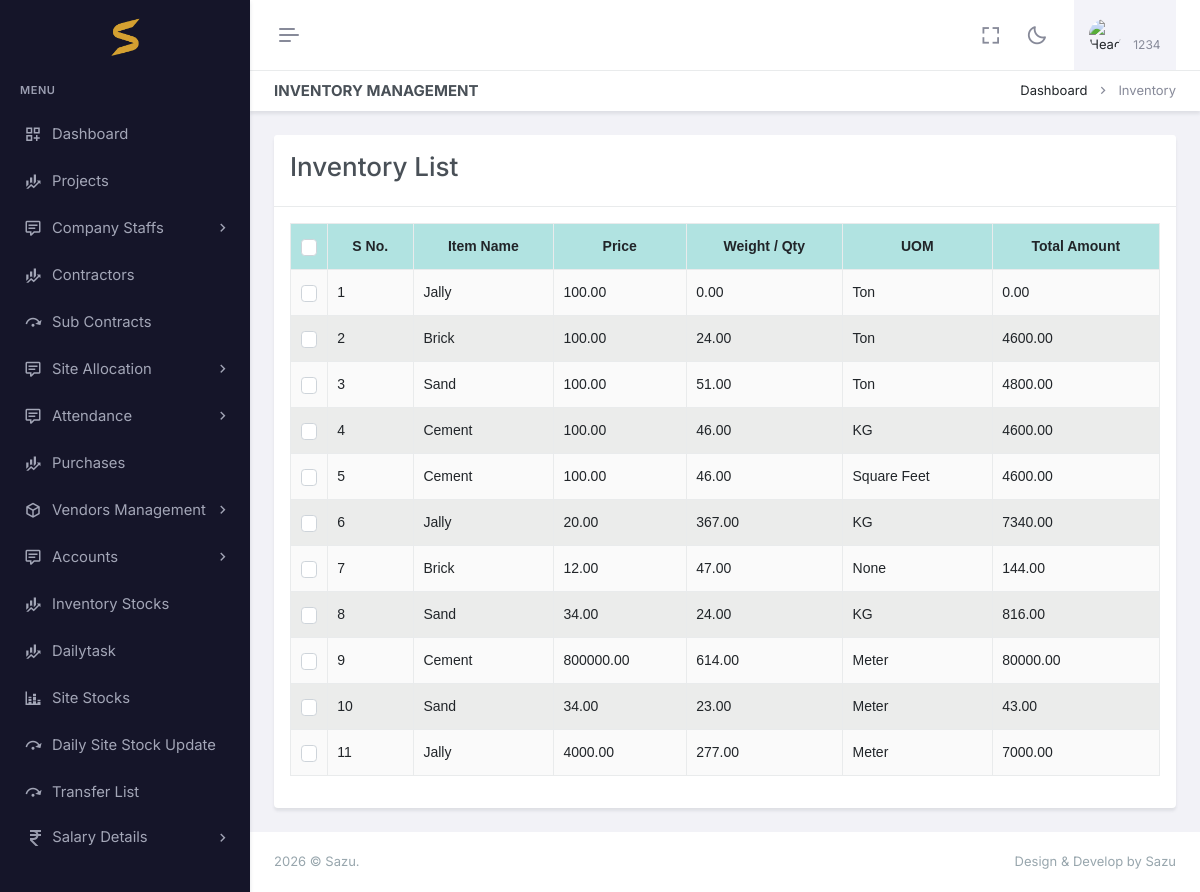
/inventory/ (signed in), run on the app's committed database.
### app/auth_models.py (models this page shows, shortened)
class CustomUser(AbstractBaseUser, PermissionsMixin):
    email=models.EmailField(null=True, blank=True,unique=True)
    image = models.ImageField(upload_to='profile_images/', null=True, blank=True)
    name = models.CharField(max_length=255)
    phone_number = models.CharField(max_length=10, unique=True)
    pin = models.CharField(max_length=6, null=True, blank=True)
    is_active = models.BooleanField(default=True)
    admin = models.BooleanField(default=False)
    is_employee = models.BooleanField(default=False)
    is_owner=models.BooleanField(default=False)
    created_at =models.DateField(auto_now_add=True)
    is_staff = models.BooleanField(default=False)
    is_superuser = models.BooleanField(default=False)
    otp = models.CharField(max_length=6, null=True, blank=True)
    created_at =models.DateField(auto_now_add=True)
    proof=models.FileField(upload_to="proof/", null=True, blank=True)
    USERNAME_FIELD = 'phone_number'
    REQUIRED_FIELDS = ['name']
    disable = models.BooleanField(default=False)
    objects = CustomUserManager()
    @property
    def company(self):
        print(self.is_employee)
        if self.admin:
            return self.company_set.all().last()
        if self.is_employee:
            if self.employee_set.all():
                return self.employee_set.all().last().company
        return None

### app/models.py (models this page shows, shortened)
class InventoryStock(models.Model):
    company=models.ForeignKey(Company,related_name='inventory_stocks', on_delete=models.CASCADE,null=True,blank=True)
    item=models.ForeignKey(MaterialLibrary, on_delete=models.CASCADE,null=True,blank=True)
    name= models.CharField(max_length=255,null=True,blank=True)
    total_supplied_qty=models.DecimalField(max_digits=10, decimal_places=2, default=0.0)
    qty=models.DecimalField(max_digits=10, decimal_places=2, default=0.0)    #add  with purchase qty
    price=models.DecimalField(max_digits=10, decimal_places=2, default=0.0)
    unit=models.ForeignKey(Uom, on_delete=models.CASCADE,null=True,blank=True)
    total_amount=models.DecimalField(max_digits=10, decimal_places=2, default=0.0)
    taken_qty = models.DecimalField(max_digits=10, decimal_places=2, default=0.0)
    date = models.DateField(auto_now_add=True, null=True, blank=True)

class MaterialLibrary(models.Model):
    company=models.ForeignKey(Company, on_delete=models.CASCADE,null=True,blank=True)
    item=models.CharField(max_length=100,null=True,blank=True)
    unit=models.ForeignKey(Uom, on_delete=models.CASCADE,null=True,blank=True)
    price=models.DecimalField(max_digits=10, decimal_places=2, default=0.0)
    date = models.DateField(auto_now_add=True, null=True, blank=True)
    def __str__(self):
        return self.item
    class Meta:
        unique_together = ('item', 'company', 'unit')

class Uom(models.Model):
    company=models.ForeignKey(Company, on_delete=models.CASCADE,null=True,blank=True)
    name=models.CharField(max_length=50)
    date = models.DateField(auto_now_add=True, null=True, blank=True)
    def __str__(self):
        return self.name

### app/api.py (the view)
# urls.py: path('inventory/',api.inventory, name="inventory"),
@login_required(login_url='login')
def inventory(request):  #change name
    user=request.user
    allow,msg= check_user(request,InventoryStock,instance=False)  # CHANGE model
    if not allow:
         context ={"unauthorized":msg}
         return render(request,"login.html",context)
    querysets = InventoryStock.objects.filter(company=request.user.company).order_by("-id")   #change query
    queryset,pages,search =customPagination(request,InventoryStock,querysets)    #change, model
    context= {'queryset': queryset,"location":"purchase","pages" :pages,"search":search}   #change location name
    return render(request,"inventory.html",context)    #change template name

### app/context_processors.py (called while the page is built)
def my_env_var(request):
    return {
        'my_env_var': settings.JS_ENV
    }

### app/utils.py (called while the page is built)
def customPagination(request,Klass,queryset,serializer_class=None):
    search_query = request.GET.get('search',"")
    if search_query:
        search_filters = Q()
        for field in Klass._meta.fields:
            if field.get_internal_type() in ['CharField', 'TextField']:
                search_filters |= Q(**{f'{field.name}__icontains': search_query})
        queryset = queryset.filter(search_filters)
    paginator = Paginator(queryset, PAGE_SIZE)
    page_number = request.GET.get('page')
    page_obj = paginator.get_page(page_number)
    pages =paginator.num_pages
    obj =page_obj.object_list
    if serializer_class:
            queryjs =  (serializer_class(obj,many=True).data)
            print(queryjs)
    return page_obj,pages,search_query

def check_user(request,klass,instance=False):
    msg ='not allowed'
    return True ,msg

### app/templates/inventory.html (shortened to what this page needs)
{% extends "base.html" %}
{% load static %}
{% block header2 %}
    <div id="layout-wrapper">
        <div class="main-content">
            <div class="page-content">
                <div class="container-fluid">
                    <div class="row">
                        <div class="col-12">
                            <div class="page-title-box d-sm-flex align-items-center justify-content-between">
                                <h4 class="mb-sm-0">Inventory Management</h4>
                                <div class="page-title-right">
                                    <ol class="breadcrumb m-0">
                                        <li class="breadcrumb-item"><a href="javascript: void(0);">Dashboard</a></li>
                                        <li class="breadcrumb-item active">Inventory</li>
                                    </ol>
                                </div>
                            </div>
                        </div>
                    </div>
                    <div class="row">
                        <div class="col-lg-12">
                            <div class="card">
                                <div class="card-header">
									<div class="row">
									<div class="col-xl-6 col-lg-6 col-md-6 col-12">
										<h2>Inventory List </h2>
									</div>
									<div class="col-xl-4 col-lg-4 col-md-4 col-12"></div>
									<div class="col-xl-2 col-lg-2 col-md-2 col-12">
									</div>
								</div>
                                </div>
                                <div class="card-body">
                                    <table id="example" class="table table-bordered dt-responsive nowrap table-striped align-middle" style="width:100%">
                                        <thead>
                                            <tr>
                                                <th scope="col" style="width: 10px;">
                                                    <div class="form-check">
                                                        <input class="form-check-input fs-15" type="checkbox" id="checkAll" value="option">
                                                    </div>
                                                </th>
                                                <th data-ordering="false">S No.</th>
                                                <th data-ordering="false">Item Name</th>
                                                <th data-ordering="false">Price</th>
                                                <th data-ordering="false">Weight / Qty</th>
                                                <th data-ordering="false">UOM</th>
                                                <th data-ordering="false">Total Amount</th>
                                            </tr>
                                        </thead>
                                        <tbody>
                                            {% for i in queryset %}
                                            <tr>
                                                <th scope="row">
                                                    <div class="form-check">
                                                        <input class="form-check-input fs-15" type="checkbox" name="checkAll" value="option1">
                                                    </div>
                                                </th>
                                                <td>{{ forloop.counter }}</td>
												<td>{{ i.item }}</td>
                                                <td>{{ i.price }}</td>
                                                <td>{{ i.qty }}</td>
                                                <td>{{ i.unit }}</td>
                                                <td>{{ i.total_amount}}</td>
                                            </tr>
                                            {% endfor %}
                                        </tbody>
                                    </table>
                                </div>
                            </div>
                        </div>
                    </div>
            </div>
        </div>
    </div>
{% endblock header2 %}

### app/templates/appbar.html (shortened to what this page needs)
{% load static %}
<div id="layout-wrapper">
    <header id="page-topbar">
        <div class="layout-width">
            <div class="navbar-header">
                <div class="d-flex">
                    <button type="button"
                        class="btn btn-sm px-3 fs-16 header-item vertical-menu-btn topnav-hamburger shadow-none"
                        id="topnav-hamburger-icon">
                        <span class="hamburger-icon">
                            <span></span>
                            <span></span>
                            <span></span>
                        </span>
                    </button>
                </div>
                <div class="d-flex align-items-center">
                    <div class="ms-1 header-item d-none d-sm-flex">
                        <button type="button"
                            class="btn btn-icon btn-topbar btn-ghost-secondary rounded-circle shadow-none"
                            data-toggle="fullscreen">
                            <i class="bx bx-fullscreen fs-22"></i>
                        </button>
                    </div>
                    <div class="ms-1 header-item d-none d-sm-flex">
                        <button type="button"
                            class="btn btn-icon btn-topbar btn-ghost-secondary rounded-circle light-dark-mode shadow-none">
                            <i class="bx bx-moon fs-22"></i>
                        </button>
                    </div>
                    <div class="dropdown ms-sm-3 header-item topbar-user">
                        <button type="button" class="btn shadow-none" id="page-header-user-dropdown"
                            data-bs-toggle="dropdown" aria-haspopup="true" aria-expanded="false">
                            <span class="d-flex align-items-center">
                                <img class="rounded-circle header-profile-user"
                                    src="{% static 'assets/images/users/avatar-1.jpg' %}" alt="Header Avatar">
                                <span class="text-start ms-xl-2">
                                    <span
                                        class="d-none d-xl-block ms-1 fs-12 user-name-sub-text">{{request.user.name}}</span>
                                </span>
                            </span>
                        </button>
                    </div>
                </div>
            </div>
        </div>
    </header>
</div>

### app/static/assets/css/table.css (style rules this page uses)
:root { --table-font-family: Arial, sans-serif; --table-font-size: 14px; }
table { width: 100%; border-collapse: collapse; font-family: var(--table-font-family); font-size: var(--table-font-size); }
th, td { border: 1px solid #ddd; padding: 10px; }
th { text-transform: capitalize; background-color: #f2f2f2; text-align: center !important; }
thead:first-child { background-color: #8ad5d3aa; }
tr:nth-child(even) { background-color: #d8dad883; }
th:first-letter { text-transform: uppercase; }

### data on the page
CustomUser: user.name "1234"
InventoryStock: item "Jally", price "100.00", qty "0.00", unit "Ton", total_amount "0.00"
InventoryStock: item "Brick", price "100.00", qty "24.00", unit "Ton", total_amount "4600.00"
InventoryStock: item "Sand", price "100.00", qty "51.00", unit "Ton", total_amount "4800.00"
InventoryStock: item "Cement", price "100.00", qty "46.00", unit "KG", total_amount "4600.00"
InventoryStock: item "Cement", price "100.00", qty "46.00", unit "Square Feet", total_amount "4600.00"
InventoryStock: item "Jally", price "20.00", qty "367.00", unit "KG", total_amount "7340.00"
InventoryStock: item "Brick", price "12.00", qty "47.00", unit "None", total_amount "144.00"
InventoryStock: item "Sand", price "34.00", qty "24.00", unit "KG", total_amount "816.00"
InventoryStock: item "Cement", price "800000.00", qty "614.00", unit "Meter", total_amount "80000.00"
InventoryStock: item "Sand", price "34.00", qty "23.00", unit "Meter", total_amount "43.00"
InventoryStock: item "Jally", price "4000.00", qty "277.00", unit "Meter", total_amount "7000.00"
